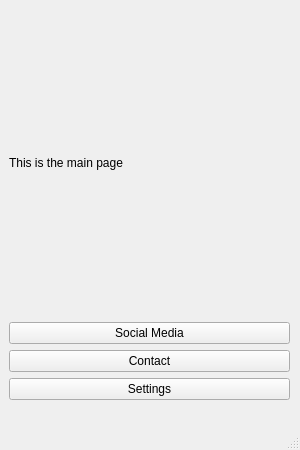
<?xml version="1.0" encoding="UTF-8"?>
<ui version="4.0">
 <class>MainWindow</class>
 <widget class="QMainWindow" name="MainWindow">
  <property name="geometry">
   <rect>
    <x>0</x>
    <y>0</y>
    <width>300</width>
    <height>450</height>
   </rect>
  </property>
  <property name="windowTitle">
   <string>MainWindow</string>
  </property>
  <widget class="QWidget" name="centralwidget">
   <widget class="QWidget" name="gridLayoutWidget">
    <property name="geometry">
     <rect>
      <x>9</x>
      <y>9</y>
      <width>281</width>
      <height>391</height>
     </rect>
    </property>
    <layout class="QGridLayout" name="gridLayout">
     <item row="0" column="0">
      <widget class="QLabel" name="label">
       <property name="text">
        <string>This is the main page</string>
       </property>
      </widget>
     </item>
     <item row="3" column="0">
      <widget class="QPushButton" name="btnChangePageSettings">
       <property name="text">
        <string>Settings</string>
       </property>
      </widget>
     </item>
     <item row="1" column="0">
      <widget class="QPushButton" name="btnChangePageSM">
       <property name="text">
        <string>Social Media</string>
       </property>
      </widget>
     </item>
     <item row="2" column="0">
      <widget class="QPushButton" name="btnChangePageContact">
       <property name="text">
        <string>Contact</string>
       </property>
      </widget>
     </item>
    </layout>
   </widget>
  </widget>
  <widget class="QMenuBar" name="menubar">
   <property name="geometry">
    <rect>
     <x>0</x>
     <y>0</y>
     <width>300</width>
     <height>21</height>
    </rect>
   </property>
  </widget>
  <widget class="QStatusBar" name="statusbar"/>
 </widget>
 <resources/>
 <connections/>
</ui>
